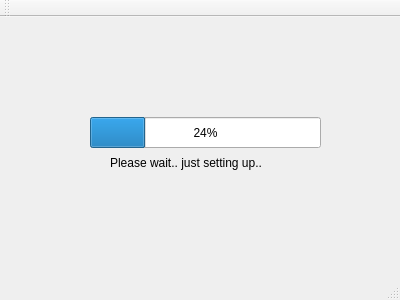
<?xml version="1.0" encoding="UTF-8"?>
<ui version="4.0">
 <class>MainWindow</class>
 <widget class="QMainWindow" name="MainWindow">
  <property name="geometry">
   <rect>
    <x>0</x>
    <y>0</y>
    <width>400</width>
    <height>300</height>
   </rect>
  </property>
  <property name="windowTitle">
   <string>MainWindow</string>
  </property>
  <widget class="QWidget" name="centralWidget">
   <widget class="QProgressBar" name="progress">
    <property name="geometry">
     <rect>
      <x>90</x>
      <y>100</y>
      <width>231</width>
      <height>31</height>
     </rect>
    </property>
    <property name="styleSheet">
     <string notr="true"/>
    </property>
    <property name="value">
     <number>24</number>
    </property>
   </widget>
   <widget class="QLabel" name="waiting">
    <property name="geometry">
     <rect>
      <x>110</x>
      <y>130</y>
      <width>211</width>
      <height>31</height>
     </rect>
    </property>
    <property name="text">
     <string>Please wait.. just setting up..</string>
    </property>
   </widget>
  </widget>
  <widget class="QMenuBar" name="menuBar">
   <property name="geometry">
    <rect>
     <x>0</x>
     <y>0</y>
     <width>400</width>
     <height>26</height>
    </rect>
   </property>
  </widget>
  <widget class="QToolBar" name="mainToolBar">
   <attribute name="toolBarArea">
    <enum>TopToolBarArea</enum>
   </attribute>
   <attribute name="toolBarBreak">
    <bool>false</bool>
   </attribute>
  </widget>
  <widget class="QStatusBar" name="statusBar"/>
 </widget>
 <layoutdefault spacing="6" margin="11"/>
 <resources/>
 <connections/>
</ui>
